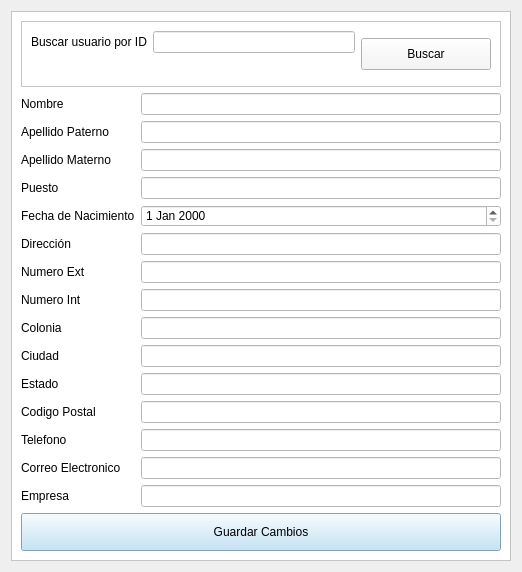
                       <widget class="QWidget" name="scrollContent_2">
                        <property name="geometry">
                         <rect>
                          <x>0</x>
                          <y>0</y>
                          <width>518</width>
                          <height>568</height>
                         </rect>
                        </property>
                        <layout class="QVBoxLayout" name="verticalLayout_8">
                         <item>
                          <widget class="QFrame" name="frame_3">
                           <property name="minimumSize">
                            <size>
                             <width>500</width>
                             <height>550</height>
                            </size>
                           </property>
                           <property name="styleSheet">
                            <string notr="true">background-color: rgb(255, 255, 255);</string>
                           </property>
                           <property name="frameShape">
                            <enum>QFrame::StyledPanel</enum>
                           </property>
                           <property name="frameShadow">
                            <enum>QFrame::Raised</enum>
                           </property>
                           <layout class="QVBoxLayout" name="verticalLayout_12">
                            <item>
                             <widget class="QFrame" name="frame_5">
                              <property name="frameShape">
                               <enum>QFrame::StyledPanel</enum>
                              </property>
                              <property name="frameShadow">
                               <enum>QFrame::Raised</enum>
                              </property>
                              <layout class="QHBoxLayout" name="horizontalLayout_5" stretch="5,2">
                               <item>
                                <layout class="QFormLayout" name="formLayout_3">
                                 <item row="0" column="0">
                                  <widget class="QLabel" name="findByIDLabel">
                                   <property name="text">
                                    <string>Buscar usuario por ID</string>
                                   </property>
                                  </widget>
                                 </item>
                                 <item row="0" column="1">
                                  <widget class="QLineEdit" name="findByIDLineEdit"/>
                                 </item>
                                </layout>
                               </item>
                               <item>
                                <widget class="QPushButton" name="userFindBtn">
                                 <property name="minimumSize">
                                  <size>
                                   <width>0</width>
                                   <height>32</height>
                                  </size>
                                 </property>
                                 <property name="styleSheet">
                                  <string notr="true">background-color: rgb(246, 245, 244);</string>
                                 </property>
                                 <property name="text">
                                  <string>Buscar</string>
                                 </property>
                                </widget>
                               </item>
                              </layout>
                             </widget>
                            </item>
                            <item>
                             <layout class="QFormLayout" name="formLayout_2">
                              <item row="0" column="0">
                               <widget class="QLabel" name="nombreLabel_3">
                                <property name="text">
                                 <string>Nombre</string>
                                </property>
                               </widget>
                              </item>
                              <item row="0" column="1">
                               <widget class="QLineEdit" name="nombreLineEdit_3"/>
                              </item>
                              <item row="1" column="0">
                               <widget class="QLabel" name="apellido1Label_3">
                                <property name="text">
                                 <string>Apellido Paterno</string>
                                </property>
                               </widget>
                              </item>
                              <item row="1" column="1">
                               <widget class="QLineEdit" name="apellido1LineEdit_3"/>
                              </item>
                              <item row="2" column="0">
                               <widget class="QLabel" name="apellido2Label_3">
                                <property name="text">
                                 <string>Apellido Materno</string>
                                </property>
                               </widget>
                              </item>
                              <item row="2" column="1">
                               <widget class="QLineEdit" name="apellido2LineEdit_3"/>
                              </item>
                              <item row="3" column="0">
                               <widget class="QLabel" name="cargoLabel_3">
                                <property name="text">
                                 <string>Puesto</string>
                                </property>
                               </widget>
                              </item>
                              <item row="3" column="1">
                               <widget class="QLineEdit" name="cargoLineEdit_3"/>
                              </item>
                              <item row="4" column="0">
                               <widget class="QLabel" name="fechaNacimientoLabel_3">
                                <property name="text">
                                 <string>Fecha de Nacimiento</string>
                                </property>
                               </widget>
                              </item>
                              <item row="4" column="1">
                               <widget class="QDateEdit" name="fechaNacimientoLineEdit_3"/>
                              </item>
                              <item row="5" column="0">
                               <widget class="QLabel" name="calleLabel_3">
                                <property name="text">
                                 <string>Dirección</string>
                                </property>
                               </widget>
                              </item>
                              <item row="5" column="1">
                               <widget class="QLineEdit" name="calleLineEdit_3"/>
                              </item>
                              <item row="6" column="0">
                               <widget class="QLabel" name="numeroExtLabel_3">
                                <property name="text">
                                 <string>Numero Ext</string>
                                </property>
                               </widget>
                              </item>
                              <item row="6" column="1">
                               <widget class="QLineEdit" name="numeroExtLineEdit_3"/>
                              </item>
                              <item row="7" column="0">
                               <widget class="QLabel" name="numeroIntLabel_3">
                                <property name="text">
                                 <string>Numero Int</string>
                                </property>
                               </widget>
                              </item>
                              <item row="7" column="1">
                               <widget class="QLineEdit" name="numeroIntLineEdit_3"/>
                              </item>
                              <item row="8" column="0">
                               <widget class="QLabel" name="coloniaLabel_3">
                                <property name="text">
                                 <string>Colonia</string>
                                </property>
                               </widget>
                              </item>
                              <item row="8" column="1">
                               <widget class="QLineEdit" name="coloniaLineEdit_3"/>
                              </item>
                              <item row="10" column="0">
                               <widget class="QLabel" name="estadoLabel_3">
                                <property name="text">
                                 <string>Estado</string>
                                </property>
                               </widget>
                              </item>
                              <item row="10" column="1">
                               <widget class="QLineEdit" name="estadoLineEdit_3"/>
                              </item>
                              <item row="11" column="0">
                               <widget class="QLabel" name="codigoPostalLabel_3">
                                <property name="text">
                                 <string>Codigo Postal</string>
                                </property>
                               </widget>
                              </item>
                              <item row="11" column="1">
                               <widget class="QLineEdit" name="codigoPostalLineEdit_3"/>
                              </item>
                              <item row="12" column="0">
                               <widget class="QLabel" name="telefonoLabel_3">
                                <property name="text">
                                 <string>Telefono</string>
                                </property>
                               </widget>
                              </item>
                              <item row="12" column="1">
                               <widget class="QLineEdit" name="telefonoLineEdit_3"/>
                              </item>
                              <item row="13" column="0">
                               <widget class="QLabel" name="correoElectronicoLabel_3">
                                <property name="text">
                                 <string>Correo Electronico</string>
                                </property>
                               </widget>
                              </item>
                              <item row="13" column="1">
                               <widget class="QLineEdit" name="correoElectronicoLineEdit_3"/>
                              </item>
                              <item row="14" column="0">
                               <widget class="QLabel" name="empresaLabel_3">
                                <property name="text">
                                 <string>Empresa</string>
                                </property>
                               </widget>
                              </item>
                              <item row="14" column="1">
                               <widget class="QLineEdit" name="empresaLineEdit_3"/>
                              </item>
                              <item row="9" column="1">
                               <widget class="QLineEdit" name="municipioLineEdit_3"/>
                              </item>
                              <item row="9" column="0">
                               <widget class="QLabel" name="municipioLabel_3">
                                <property name="text">
                                 <string>Ciudad</string>
                                </property>
                               </widget>
                              </item>
                             </layout>
                            </item>
                            <item>
                             <widget class="QPushButton" name="saveChangesBtn">
                              <property name="styleSheet">
                               <string notr="true">QPushButton {
	background-color: rgb(185, 223, 244);
	height: 30px;
}

QPushButton:hover {
	background-color: rgb(185, 223, 244);
	opacity: 0.7;
	height: 30px;
}

QPushButton:clicked {
	background-color: rgb(26, 95, 180);
	opacity: 0.7;
	height: 30px;
}</string>
                              </property>
                              <property name="text">
                               <string>Guardar Cambios</string>
                              </property>
                             </widget>
                            </item>
                           </layout>
                          </widget>
                         </item>
                        </layout>
                       </widget>
